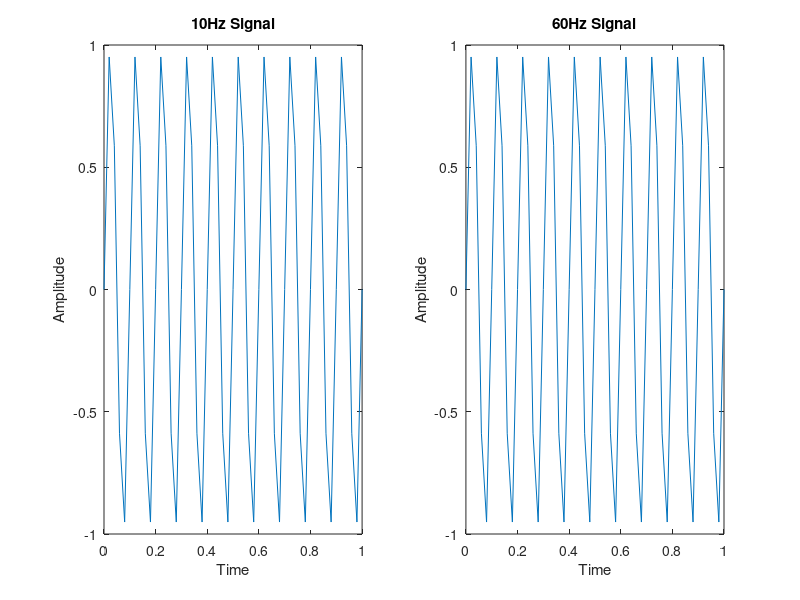

This chart was generated by the following MATLAB code:
% Lab 03, Problem 2

% 2.a
fs=50;
t1=0:(1/fs):1;
f1=10;
y1=sin(2*pi*f1*t1);
subplot(1,2,1);
plot(t1, y1);
hold all;
title('10Hz Signal');
xlabel('Time');
ylabel('Amplitude');

% 2.b
fs=50
t2=0:(1/fs):1;
f2=60;
y2=sin(2*pi*f2*t2);
subplot(1,2,2);
plot(t2, y2);
title('60Hz Signal');
xlabel('Time');
ylabel('Amplitude');
